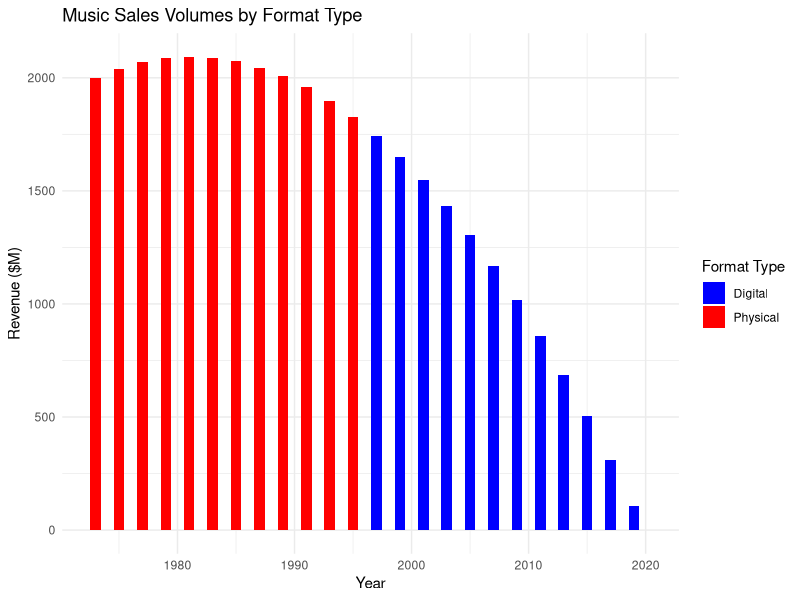

Reproduce this figure in R.
#### Preamble ####
# Purpose: Simulates the RIAA dataset
# Author: Liban Timir
# Date: 18 April 2024 
# Contact: liban.timir@mail.utoronto.ca
# License: MIT


#### Workspace setup ####
library(tidyverse) #loads the tidyverse library
library(ggplot2) #loads the ggplot2 library

#### Simulate data ####
set.seed(555) #sets up a seed for reproducibility

years <- 1973:2020 #creates the "year" variable

physical_sales_revenue <- c(seq(2000, 5000, length.out = 24), 
                            exp(seq(log(5000), log(500), length.out = 24)))
#simulates physical sales revenue

digital_sales_revenue <- c(rep(0, 24), 
                           exp(seq(log(1), log(7000), length.out = 24)))
#simulates digital sales revenue

physical_distribution <- seq(1, 0, length.out = 48)
digital_distribution <- seq(0, 1, length.out = 48)
#simulates linear distributions for physical and digital formats

interleaved_revenue <- numeric(length = 48)
interleaved_revenue[seq(1, 48, by = 2)] <- physical_sales_revenue * 
  physical_distribution[seq(1, 48, by = 2)]
interleaved_revenue[seq(2, 48, by = 2)] <- digital_sales_revenue * 
  digital_distribution[seq(2, 48, by = 2)]
#simulates revenue

music_data <- tibble(
  Year = years,
  Format = rep(c("Physical", "Digital"), each = 24),
  Revenue = interleaved_revenue
)

print(head(music_data))
#makes a tibble of the years, formats, and revenue simulated and displays them

ggplot(music_data, aes(x = Year, y = Revenue, fill = Format)) +
  geom_bar(stat = "identity") +
  scale_fill_manual(values = c("Physical" = "red", "Digital" = "blue")) +
  labs(x = "Year", y = "Revenue ($M)", fill = "Format Type",
       title = "Music Sales Volumes by Format Type") +
  theme_minimal()
#creates a bar graph using the simulated data


